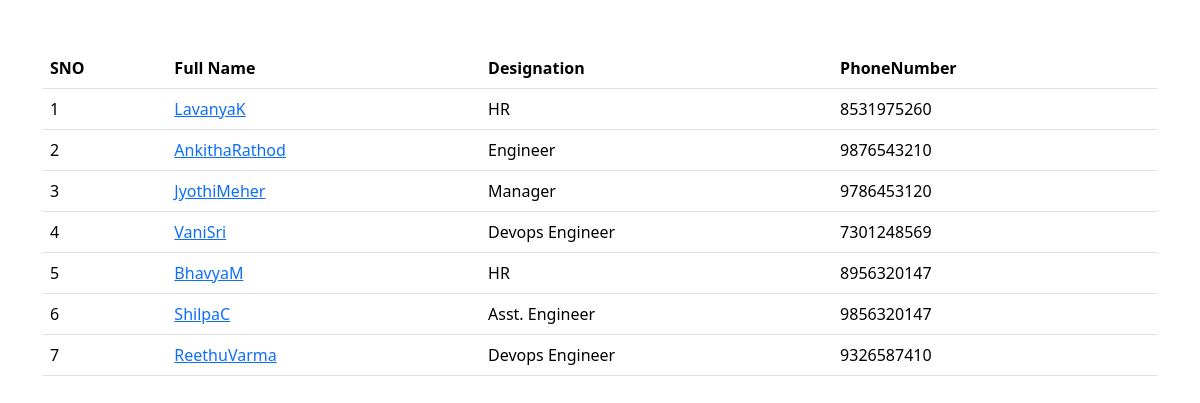
The page / on the database its author committed.
### salary/models.py (models this page shows, shortened)
class Employee(models.Model):
 first_name=models.CharField(max_length=100)
 last_name=models.CharField(max_length=100)
 photo=models.ImageField(upload_to='images')
 designation=models.CharField(max_length=100)
 email_address=models.EmailField(max_length=100,unique=True)
 phone_number=models.CharField(max_length=10,blank=True)

### Employee/views.py (the view)
# urls.py: 2. Add a URL to urlpatterns:  path('', views.home, name='home')
def home(request):
    employees=Employee.objects.all()
    context={
        'employees':employees,
    }
    return render(request,'home.html',context)

### templates/home.html (shortened to what this page needs)
<!DOCTYPE html>
<html lang="en">
<head>
    <link href="https://cdn.jsdelivr.net/npm/bootstrap@5.3.1/dist/css/bootstrap.min.css" rel="stylesheet">
</head>
<body>
    <div class="container mt-5">
        <table class="table">
          <thead>
            <th>SNO</th>
            <th>Full Name</th>
            <th>Designation</th>
            <th>PhoneNumber</th>
          </thead>
          <tbody>
            {% for emp in employees %}
             <tr>
              <td>{{forloop.counter}}</td>
              <td><a href="{% url 'employee_detail' emp.id %}">{{emp.first_name}}{{emp.last_name}}</td>
              <td>{{emp.designation}}</td>
              <td>{{emp.phone_number}}</td>
             </tr>
            {% endfor %}
          </tbody>
        </table>
        </div>
</body>
</html>

### rows shown on the page
Employee: first_name "Lavanya", last_name "K", designation "HR", phone_number "8531975260"
Employee: first_name "Ankitha", last_name "Rathod", designation "Engineer", phone_number "9876543210"
Employee: first_name "Jyothi", last_name "Meher", designation "Manager", phone_number "9786453120"
Employee: first_name "Vani", last_name "Sri", designation "Devops Engineer", phone_number "7301248569"
Employee: first_name "Bhavya", last_name "M", designation "HR", phone_number "8956320147"
Employee: first_name "Shilpa", last_name "C", designation "Asst. Engineer", phone_number "9856320147"
Employee: first_name "Reethu", last_name "Varma", designation "Devops Engineer", phone_number "9326587410"
